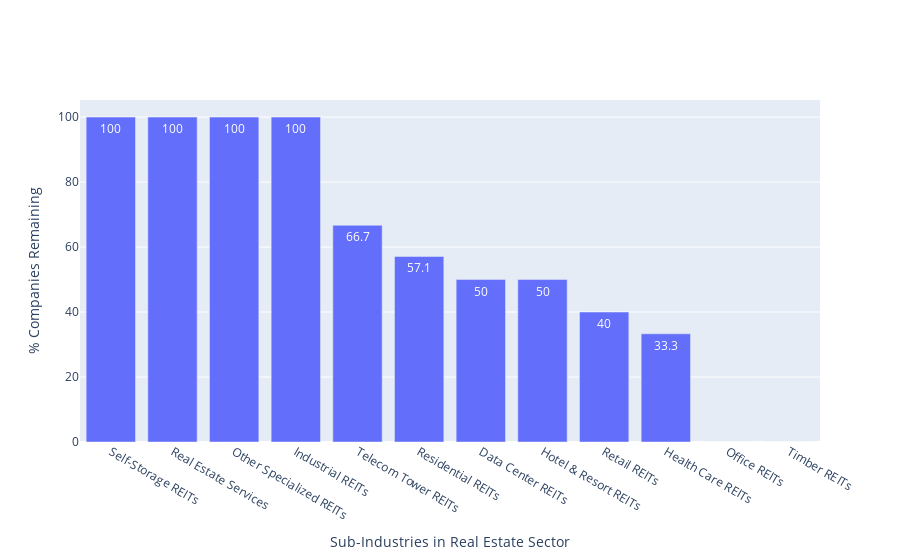

Here is the notebook cell this chart was saved with:
### Code cell
fig = go.Figure(data=[
    #go.Bar(name='SP500', x=a.index, y=a['sector']),
    #go.Bar(name='SP500 Filtered', x=a.index, y=a['Remaining Count']),
    go.Bar(name='Remaining %', x=c.index, y=c['Remaining %'], text=c['Remaining %'])
])
# Change the bar mode
#fig.update_layout(barmode='group')
fig.update_layout(legend_title_text = "High Performers")
fig.update_xaxes(title_text="Sub-Industries in Real Estate Sector")
fig.update_yaxes(title_text="% Companies Remaining")
fig.show()

del a, b, c, d #deleting temp dataframes

### Figure 1 — Plotly figure (JSON) as saved in the notebook; plotly's stock layout.template omitted (floating-point values rounded to 4 significant figures)
{"data": [{"name": "Remaining %", "text": [100, 100, 100, 100, 66.7, 57.1, 50, 50, 40, 33.3, 0, 0], "type": "bar", "x": ["Self-Storage REITs", "Real Estate Services", "Other Specialized REITs", "Industrial REITs", "Telecom Tower REITs", "Residential REITs", "Data Center REITs", "Hotel & Resort REITs", "Retail REITs", "Health Care REITs", "Office REITs", "Timber REITs"], "y": [100, 100, 100, 100, 66.7, 57.1, 50, 50, 40, 33.3, 0, 0]}], "layout": {"autosize": true, "legend": {"title": {"text": "High Performers"}}, "xaxis": {"autorange": true, "range": [-0.5, 11.5], "title": {"text": "Sub-Industries in Real Estate Sector"}, "type": "category"}, "yaxis": {"autorange": true, "range": [0, 105.3], "title": {"text": "% Companies Remaining"}, "type": "linear"}}}
